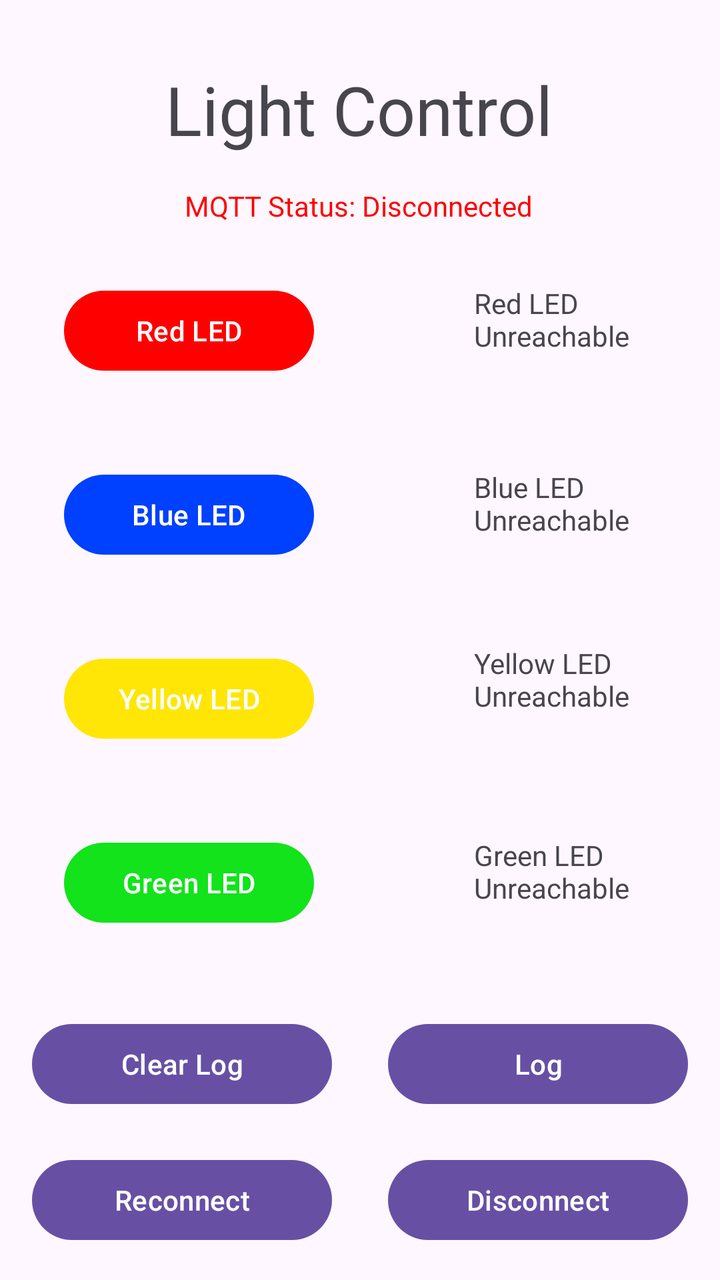
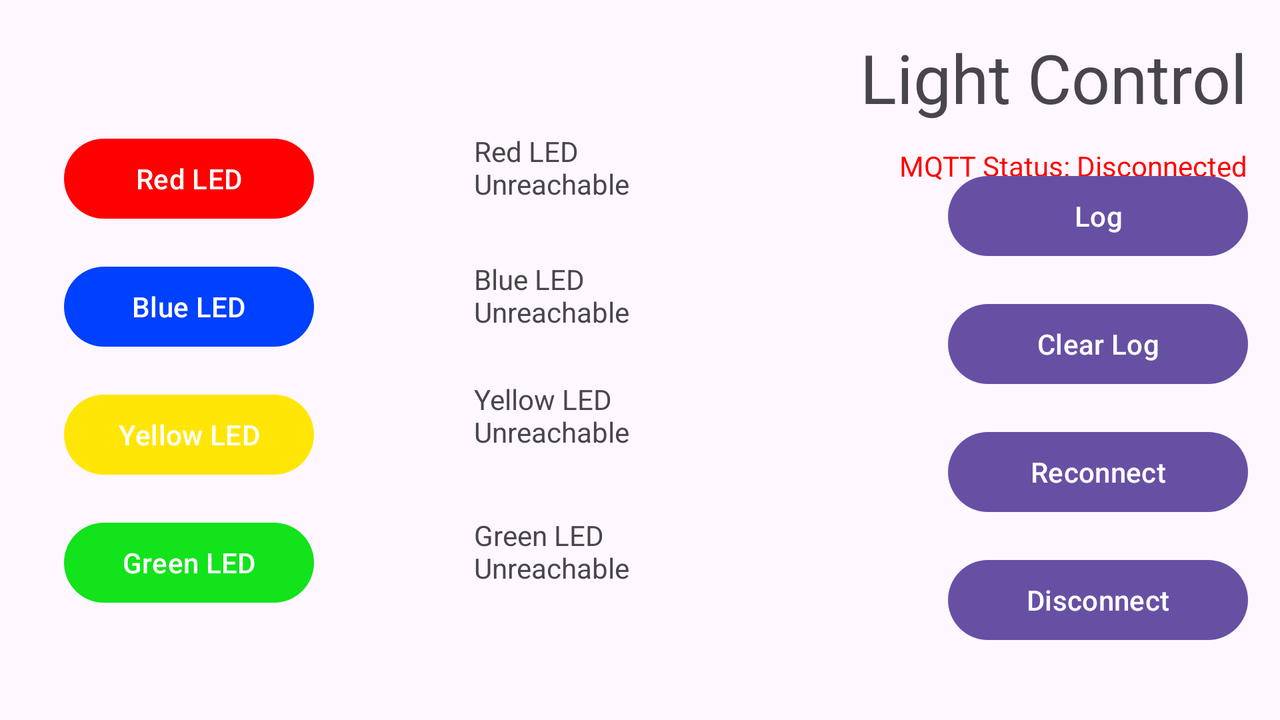

An Android layout and its configuration variant, each rendered on a device that would load it. The default file and the variant file are quoted in full after the pictures.
<!-- AndroidManifest.xml: application theme Theme.AndroidProgrammingFinalAssignment -->
<!-- res/layout/activity_main.xml -->
<?xml version="1.0" encoding="utf-8"?>
<androidx.constraintlayout.widget.ConstraintLayout xmlns:android="http://schemas.android.com/apk/res/android"
    xmlns:app="http://schemas.android.com/apk/res-auto"
    xmlns:tools="http://schemas.android.com/tools"
    android:id="@+id/au"
    android:layout_width="match_parent"
    android:layout_height="match_parent"
    tools:context=".MainActivity">

    <Button
        android:id="@+id/redLEDButton"
        android:layout_width="125dp"
        android:layout_height="wrap_content"
        android:layout_marginStart="32dp"
        android:layout_marginTop="64dp"
        android:onClick="onRedButton"
        android:text="@string/red_led"
        app:backgroundTint="#FF0000"
        app:layout_constraintStart_toStartOf="parent"
        app:layout_constraintTop_toBottomOf="@+id/textView" />

    <Button
        android:id="@+id/blueLEDButton"
        android:layout_width="125dp"
        android:layout_height="wrap_content"
        android:layout_marginStart="32dp"
        android:layout_marginTop="44dp"
        android:onClick="onBlueButton"
        android:text="@string/blue_led"
        app:backgroundTint="#0040FF"
        app:layout_constraintStart_toStartOf="parent"
        app:layout_constraintTop_toBottomOf="@+id/redLEDButton" />

    <Button
        android:id="@+id/button3"
        android:layout_width="125dp"
        android:layout_height="wrap_content"
        android:layout_marginStart="32dp"
        android:layout_marginTop="44dp"
        android:onClick="onGreenButton"
        android:text="@string/green_led"
        app:backgroundTint="#12E31B"
        app:layout_constraintStart_toStartOf="parent"
        app:layout_constraintTop_toBottomOf="@+id/button4" />

    <Button
        android:id="@+id/button4"
        android:layout_width="125dp"
        android:layout_height="wrap_content"
        android:layout_marginStart="32dp"
        android:layout_marginTop="44dp"
        android:onClick="onYellowButton"
        android:text="@string/yellow_led"
        app:backgroundTint="#FFE606"
        app:layout_constraintStart_toStartOf="parent"
        app:layout_constraintTop_toBottomOf="@+id/blueLEDButton" />

    <TextView
        android:id="@+id/redText"
        android:layout_width="125dp"
        android:layout_height="wrap_content"
        android:layout_marginStart="80dp"
        android:layout_marginBottom="12dp"
        android:text="@string/red_led_unreachable"
        app:layout_constraintBottom_toBottomOf="@+id/redLEDButton"
        app:layout_constraintStart_toEndOf="@+id/redLEDButton" />

    <TextView
        android:id="@+id/blueText"
        android:layout_width="125dp"
        android:layout_height="wrap_content"
        android:layout_marginStart="80dp"
        android:layout_marginBottom="12dp"
        android:text="@string/blue_led_unreachable"
        app:layout_constraintBottom_toBottomOf="@+id/blueLEDButton"
        app:layout_constraintStart_toEndOf="@+id/blueLEDButton" />

    <TextView
        android:id="@+id/yellowText"
        android:layout_width="125dp"
        android:layout_height="wrap_content"
        android:layout_marginStart="80dp"
        android:layout_marginBottom="16dp"
        android:text="@string/yellow_led_unreachable"
        app:layout_constraintBottom_toBottomOf="@+id/button4"
        app:layout_constraintStart_toEndOf="@+id/button4" />

    <TextView
        android:id="@+id/greenText"
        android:layout_width="125dp"
        android:layout_height="wrap_content"
        android:layout_marginStart="80dp"
        android:layout_marginBottom="12dp"
        android:text="@string/green_led_unreachable"
        app:layout_constraintBottom_toBottomOf="@+id/button3"
        app:layout_constraintStart_toEndOf="@+id/button3" />

    <TextView
        android:id="@+id/textView"
        android:layout_width="wrap_content"
        android:layout_height="wrap_content"
        android:layout_marginTop="32dp"
        android:text="@string/app_name_header"
        android:textSize="34sp"
        app:layout_constraintEnd_toEndOf="parent"
        app:layout_constraintHorizontal_bias="0.498"
        app:layout_constraintStart_toStartOf="parent"
        app:layout_constraintTop_toTopOf="parent" />

    <Button
        android:id="@+id/clearLogButton"
        android:layout_width="150dp"
        android:layout_height="wrap_content"
        android:layout_marginStart="16dp"
        android:layout_marginBottom="84dp"
        android:onClick="onClearLogButton"
        android:text="@string/clear_log"
        app:layout_constraintBottom_toBottomOf="parent"
        app:layout_constraintStart_toStartOf="parent" />

    <Button
        android:id="@+id/reconnectButton"
        android:layout_width="150dp"
        android:layout_height="wrap_content"
        android:layout_marginStart="16dp"
        android:layout_marginBottom="16dp"
        android:onClick="onReconnectButton"
        android:text="@string/reconnect"
        app:layout_constraintBottom_toBottomOf="parent"
        app:layout_constraintStart_toStartOf="parent" />

    <Button
        android:id="@+id/disconnectButton"
        android:layout_width="150dp"
        android:layout_height="wrap_content"
        android:layout_marginEnd="16dp"
        android:layout_marginBottom="16dp"
        android:onClick="onDisconnectButton"
        android:text="@string/disconnect"
        app:layout_constraintBottom_toBottomOf="parent"
        app:layout_constraintEnd_toEndOf="parent" />

    <TextView
        android:id="@+id/conStatusText"
        android:layout_width="wrap_content"
        android:layout_height="wrap_content"
        android:layout_marginTop="16dp"
        android:text="@string/disconnected"
        android:textColor="#FF0000"
        app:layout_constraintEnd_toEndOf="parent"
        app:layout_constraintHorizontal_bias="0.498"
        app:layout_constraintStart_toStartOf="parent"
        app:layout_constraintTop_toBottomOf="@+id/textView" />

    <Button
        android:id="@+id/logPageButton"
        android:layout_width="150dp"
        android:layout_height="wrap_content"
        android:layout_marginEnd="16dp"
        android:layout_marginBottom="84dp"
        android:onClick="onFullLogButton"
        android:text="@string/log"
        app:layout_constraintBottom_toBottomOf="parent"
        app:layout_constraintEnd_toEndOf="parent" />

</androidx.constraintlayout.widget.ConstraintLayout>
<!-- resources referenced by this layout -->
<resources>
  <string name="app_name_header">Light Control</string>
  <string name="blue_led">Blue LED</string>
  <string name="blue_led_unreachable">Blue LED Unreachable</string>
  <string name="clear_log">Clear Log</string>
  <string name="disconnect">Disconnect</string>
  <string name="disconnected">MQTT Status: Disconnected</string>
  <string name="green_led">Green LED</string>
  <string name="green_led_unreachable">Green LED Unreachable</string>
  <string name="log">Log</string>
  <string name="reconnect">Reconnect</string>
  <string name="red_led">Red LED</string>
  <string name="red_led_unreachable">Red LED Unreachable</string>
  <string name="yellow_led">Yellow LED</string>
  <string name="yellow_led_unreachable">Yellow LED Unreachable</string>
  <style name="Theme.AndroidProgrammingFinalAssignment" parent="Base.Theme.AndroidProgrammingFinalAssignment" />
  <style name="Base.Theme.AndroidProgrammingFinalAssignment" parent="Theme.Material3.DayNight.NoActionBar">
          
          
      </style>
</resources>
<!-- res/layout-land/activity_main.xml (the repository's variant of the layout above) -->
<!-- drawn on the phone turned sideways -->
<?xml version="1.0" encoding="utf-8"?>
<androidx.constraintlayout.widget.ConstraintLayout xmlns:android="http://schemas.android.com/apk/res/android"
    xmlns:app="http://schemas.android.com/apk/res-auto"
    xmlns:tools="http://schemas.android.com/tools"
    android:id="@+id/au"
    android:layout_width="match_parent"
    android:layout_height="match_parent"
    tools:context=".MainActivity">

    <Button
        android:id="@+id/redLEDButton"
        android:layout_width="125dp"
        android:layout_height="wrap_content"
        android:layout_marginStart="32dp"
        android:layout_marginTop="4dp"
        android:onClick="onRedButton"
        android:text="@string/red_led"
        app:backgroundTint="#FF0000"
        app:layout_constraintStart_toStartOf="parent"
        app:layout_constraintTop_toBottomOf="@+id/textView" />

    <Button
        android:id="@+id/blueLEDButton"
        android:layout_width="125dp"
        android:layout_height="wrap_content"
        android:layout_marginStart="32dp"
        android:layout_marginTop="16dp"
        android:onClick="onBlueButton"
        android:text="@string/blue_led"
        app:backgroundTint="#0040FF"
        app:layout_constraintStart_toStartOf="parent"
        app:layout_constraintTop_toBottomOf="@+id/redLEDButton" />

    <Button
        android:id="@+id/button3"
        android:layout_width="125dp"
        android:layout_height="wrap_content"
        android:layout_marginStart="32dp"
        android:layout_marginTop="16dp"
        android:onClick="onGreenButton"
        android:text="@string/green_led"
        app:backgroundTint="#12E31B"
        app:layout_constraintStart_toStartOf="parent"
        app:layout_constraintTop_toBottomOf="@+id/button4" />

    <Button
        android:id="@+id/button4"
        android:layout_width="125dp"
        android:layout_height="wrap_content"
        android:layout_marginStart="32dp"
        android:layout_marginTop="16dp"
        android:onClick="onYellowButton"
        android:text="@string/yellow_led"
        app:backgroundTint="#FFE606"
        app:layout_constraintStart_toStartOf="parent"
        app:layout_constraintTop_toBottomOf="@+id/blueLEDButton" />

    <TextView
        android:id="@+id/redText"
        android:layout_width="125dp"
        android:layout_height="wrap_content"
        android:layout_marginStart="80dp"
        android:layout_marginBottom="12dp"
        android:text="@string/red_led_unreachable"
        app:layout_constraintBottom_toBottomOf="@+id/redLEDButton"
        app:layout_constraintStart_toEndOf="@+id/redLEDButton" />

    <TextView
        android:id="@+id/blueText"
        android:layout_width="125dp"
        android:layout_height="wrap_content"
        android:layout_marginStart="80dp"
        android:layout_marginBottom="12dp"
        android:text="@string/blue_led_unreachable"
        app:layout_constraintBottom_toBottomOf="@+id/blueLEDButton"
        app:layout_constraintStart_toEndOf="@+id/blueLEDButton" />

    <TextView
        android:id="@+id/yellowText"
        android:layout_width="125dp"
        android:layout_height="wrap_content"
        android:layout_marginStart="80dp"
        android:layout_marginBottom="16dp"
        android:text="@string/yellow_led_unreachable"
        app:layout_constraintBottom_toBottomOf="@+id/button4"
        app:layout_constraintStart_toEndOf="@+id/button4" />

    <TextView
        android:id="@+id/greenText"
        android:layout_width="125dp"
        android:layout_height="wrap_content"
        android:layout_marginStart="80dp"
        android:layout_marginBottom="12dp"
        android:text="@string/green_led_unreachable"
        app:layout_constraintBottom_toBottomOf="@+id/button3"
        app:layout_constraintStart_toEndOf="@+id/button3" />

    <TextView
        android:id="@+id/textView"
        android:layout_width="wrap_content"
        android:layout_height="wrap_content"
        android:layout_marginTop="16dp"
        android:layout_marginEnd="16dp"
        android:text="@string/app_name_header"
        android:textSize="34sp"
        app:layout_constraintEnd_toEndOf="parent"
        app:layout_constraintTop_toTopOf="parent" />

    <Button
        android:id="@+id/clearLogButton"
        android:layout_width="150dp"
        android:layout_height="wrap_content"
        android:layout_marginEnd="16dp"
        android:layout_marginBottom="16dp"
        android:onClick="onClearLogButton"
        android:text="@string/clear_log"
        app:layout_constraintBottom_toTopOf="@+id/reconnectButton"
        app:layout_constraintEnd_toEndOf="parent" />

    <Button
        android:id="@+id/reconnectButton"
        android:layout_width="150dp"
        android:layout_height="wrap_content"
        android:layout_marginEnd="16dp"
        android:layout_marginBottom="16dp"
        android:onClick="onReconnectButton"
        android:text="@string/reconnect"
        app:layout_constraintBottom_toTopOf="@+id/disconnectButton"
        app:layout_constraintEnd_toEndOf="parent" />

    <Button
        android:id="@+id/disconnectButton"
        android:layout_width="150dp"
        android:layout_height="wrap_content"
        android:layout_marginEnd="16dp"
        android:layout_marginBottom="36dp"
        android:onClick="onDisconnectButton"
        android:text="@string/disconnect"
        app:layout_constraintBottom_toBottomOf="parent"
        app:layout_constraintEnd_toEndOf="parent" />

    <TextView
        android:id="@+id/conStatusText"
        android:layout_width="wrap_content"
        android:layout_height="wrap_content"
        android:layout_marginTop="12dp"
        android:layout_marginEnd="16dp"
        android:text="@string/disconnected"
        android:textColor="#FF0000"
        app:layout_constraintEnd_toEndOf="parent"
        app:layout_constraintTop_toBottomOf="@+id/textView" />

    <Button
        android:id="@+id/logPageButton"
        android:layout_width="150dp"
        android:layout_height="wrap_content"
        android:layout_marginEnd="16dp"
        android:layout_marginBottom="16dp"
        android:onClick="onFullLogButton"
        android:text="@string/log"
        app:layout_constraintBottom_toTopOf="@+id/clearLogButton"
        app:layout_constraintEnd_toEndOf="parent" />

</androidx.constraintlayout.widget.ConstraintLayout>
